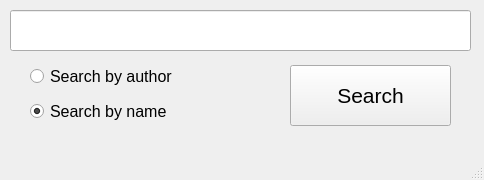
<?xml version="1.0" encoding="UTF-8"?>
<ui version="4.0">
 <class>MainWindow</class>
 <widget class="QMainWindow" name="MainWindow">
  <property name="geometry">
   <rect>
    <x>0</x>
    <y>0</y>
    <width>484</width>
    <height>180</height>
   </rect>
  </property>
  <property name="windowTitle">
   <string>Search setting</string>
  </property>
  <widget class="QWidget" name="centralwidget">
   <widget class="QWidget" name="verticalLayoutWidget">
    <property name="geometry">
     <rect>
      <x>30</x>
      <y>60</y>
      <width>160</width>
      <height>70</height>
     </rect>
    </property>
    <layout class="QVBoxLayout" name="verticalLayout">
     <item>
      <widget class="QRadioButton" name="radioButton">
       <property name="font">
        <font>
         <pointsize>12</pointsize>
        </font>
       </property>
       <property name="text">
        <string>Search by author</string>
       </property>
       <property name="checked">
        <bool>false</bool>
       </property>
      </widget>
     </item>
     <item>
      <widget class="QRadioButton" name="radioButton_2">
       <property name="font">
        <font>
         <pointsize>12</pointsize>
        </font>
       </property>
       <property name="text">
        <string>Search by name</string>
       </property>
       <property name="checked">
        <bool>true</bool>
       </property>
      </widget>
     </item>
    </layout>
   </widget>
   <widget class="QLineEdit" name="lineEdit">
    <property name="geometry">
     <rect>
      <x>10</x>
      <y>10</y>
      <width>461</width>
      <height>41</height>
     </rect>
    </property>
    <property name="font">
     <font>
      <pointsize>12</pointsize>
     </font>
    </property>
   </widget>
   <widget class="QPushButton" name="pushButton">
    <property name="geometry">
     <rect>
      <x>290</x>
      <y>65</y>
      <width>161</width>
      <height>61</height>
     </rect>
    </property>
    <property name="font">
     <font>
      <pointsize>16</pointsize>
     </font>
    </property>
    <property name="text">
     <string>Search</string>
    </property>
   </widget>
  </widget>
  <widget class="QMenuBar" name="menubar">
   <property name="geometry">
    <rect>
     <x>0</x>
     <y>0</y>
     <width>484</width>
     <height>21</height>
    </rect>
   </property>
  </widget>
  <widget class="QStatusBar" name="statusbar"/>
 </widget>
 <resources/>
 <connections/>
</ui>
